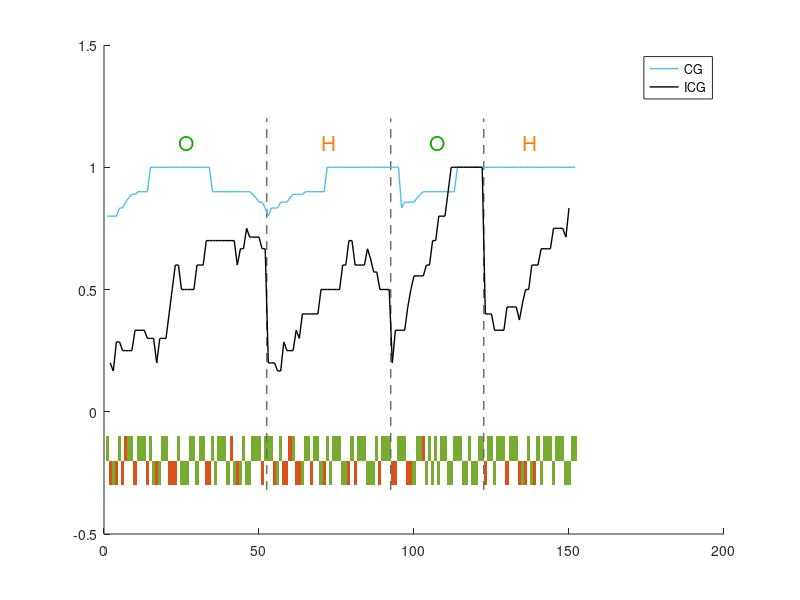

The MATLAB script that drew this image: (Note: this script raises an error after producing the figure.)
close all
clear all

cd 'C:\Users\BSNO\Desktop\Li_cognitive_flexibility\Codes\Fig1'
load('Fig1i_behavior_data.mat')

n_trial = size(outcome, 2);

congruency = double(congruency);
outcome = double(outcome);
choice_location = double(choice_location);

trial_index_ICG = find(congruency == 1);
trial_index_CG = find(congruency == 0);

trial_index_correct = find(outcome == 1);
trial_index_incorrect = find(outcome == 0);

trial_index_left = find(choice_location == 0);
trial_index_right = find(choice_location == 1);

n_session = size(session_index, 2);
switch_ICG_index = [];
for session = 1:(n_session-1)
    if session == 1
        switch_ICG_index(end+1) = size(intersect(cell2mat(session_index(session)), trial_index_ICG), 2) + 1;
    else
        switch_ICG_index(end+1) = switch_ICG_index(end) + size(intersect(cell2mat(session_index(session)), trial_index_ICG), 2);
    end
end

ICG_session_accuracy = [];
CG_session_accuracy = [];

Height_rule_color = [0.9883, 0.5, 0.0313];
Object_rule_color = [0.0664, 0.6758, 0.0078];

correct_color = [0.4660 0.6740 0.1880];
incorrect_color = [0.8500 0.3250 0.0980];

text_size = 15;

figure

for session = 2:size(switch_index,2)
    ICG_session_index = trial_index_ICG(find(switch_index(session-1) <= trial_index_ICG & trial_index_ICG < switch_index(session)));
    ICG_session_accuracy = [ICG_session_accuracy,movmean(outcome(ICG_session_index), 10)];

    CG_session_index = trial_index_CG(find(switch_index(session-1) <= trial_index_CG & trial_index_CG < switch_index(session)));
    CG_session_accuracy = [CG_session_accuracy,movmean(outcome(CG_session_index), 10)];

    start_trial_index = double(switch_index(session-1));
    end_trial_index = double(switch_index(session)-1);
    x = (start_trial_index+end_trial_index)/2;
    y = 1.1;
    if rule_session(session-1) == 0
        text(x, y ,'O','FontSize',text_size,'Color', Object_rule_color,'HorizontalAlignment','center')
    elseif rule_session(session-1) == 1
        text(x, y ,'H','FontSize',text_size,'Color', Height_rule_color,'HorizontalAlignment','center')
    end
    hold on
end

% last block
session = size(switch_index,2);

ICG_session_index = trial_index_ICG(find(trial_index_ICG >= switch_index(session)));
ICG_session_accuracy = [ICG_session_accuracy,movmean(outcome(ICG_session_index), 10)];

CG_session_index = trial_index_CG(find(trial_index_CG >= switch_index(session)));
CG_session_accuracy = [CG_session_accuracy,movmean(outcome(CG_session_index), 10)];

start_trial_index = double(switch_index(session));
end_trial_index = double(n_trial);
x = (start_trial_index+end_trial_index)/2;
y = 1.1;
if rule_session(session) == 0
    text(x, y ,'O','FontSize',text_size,'Color', Object_rule_color,'HorizontalAlignment','center')
elseif rule_session(session) == 1
    text(x, y ,'H','FontSize',text_size,'Color', Height_rule_color,'HorizontalAlignment','center')
end
hold on

% accuracy across all trials 
ICG_index_across = [trial_index_ICG(1):trial_index_ICG(end)];
CG_index_across = [trial_index_CG(1):trial_index_CG(end)];

ICG_accuracy_across = [ICG_session_accuracy(1)];
CG_accuracy_across = [CG_session_accuracy(1)];

for trial = 2:size(trial_index_ICG, 2)
    trial_index = trial_index_ICG(trial);
    pre_trial_index = trial_index_ICG(trial-1);
    index_diff = trial_index - pre_trial_index;
    if index_diff == 1
        ICG_accuracy_across(end+1) = ICG_session_accuracy(trial);
    elseif index_diff > 1
        for i = 1:(index_diff-1)
            ICG_accuracy_across(end+1) = ICG_session_accuracy(trial-1);
        end
        ICG_accuracy_across(end+1) = ICG_session_accuracy(trial);
    end
end

for trial = 2:size(trial_index_CG, 2)
    trial_index = trial_index_CG(trial);
    pre_trial_index = trial_index_CG(trial-1);
    index_diff = trial_index - pre_trial_index;
    if index_diff == 1
        CG_accuracy_across(end+1) = CG_session_accuracy(trial);
    elseif index_diff > 1
        for i = 1:(index_diff-1)
            CG_accuracy_across(end+1) = CG_session_accuracy(trial-1);
        end
        CG_accuracy_across(end+1) = CG_session_accuracy(trial);
    end
end


for session = 2:size(switch_index, 2)
    switch_index_session = switch_index(session);
    first_CG_index = trial_index_CG(find(trial_index_CG >= switch_index_session, 1));
    first_ICG_index = trial_index_ICG(find(trial_index_ICG >= switch_index_session, 1));
    if switch_index_session == first_CG_index
        for i = switch_index_session:(first_ICG_index-1)
            ICG_accuracy_across(i-trial_index_ICG(1)+1) = ICG_accuracy_across(first_ICG_index-trial_index_ICG(1)+1);
        end
    elseif switch_index_session == first_ICG_index
        for i = switch_index_session:(first_CG_index-1)
            CG_accuracy_across(i-trial_index_CG(1)+1) = CG_accuracy_across(first_CG_index-trial_index_CG(1)+1);
        end
    end
end

half_width = 0.5;

CG_correct_index = intersect(trial_index_CG, trial_index_correct);
for i = CG_correct_index
    i = double(i);
    x = [i-half_width i+half_width i+half_width i-half_width];
    y = [-0.2 -0.2 -0.1 -0.1];
    patch(x,y,correct_color,'EdgeColor','none')
    hold on
end

CG_incorrect_index = intersect(trial_index_CG, trial_index_incorrect);
for i = CG_incorrect_index
    i = double(i);
    x = [i-half_width i+half_width i+half_width i-half_width];
    y = [-0.2 -0.2 -0.1 -0.1];
    patch(x,y,incorrect_color,'EdgeColor','none')
    hold on
end

ICG_correct_index = intersect(trial_index_ICG, trial_index_correct);
for i = ICG_correct_index
    i = double(i);
    x = [i-half_width i+half_width i+half_width i-half_width];
    y = [-0.3 -0.3 -0.2 -0.2];
    patch(x,y,correct_color,'EdgeColor','none')
    hold on
end

ICG_incorrect_index = intersect(trial_index_ICG, trial_index_incorrect);
for i = ICG_incorrect_index
    i = double(i);
    x = [i-half_width i+half_width i+half_width i-half_width];
    y = [-0.3 -0.3 -0.2 -0.2];
    patch(x,y,incorrect_color,'EdgeColor','none')
    hold on
end

for index = switch_index(2:end)
    index = double(index);
    plot([index-0.5 index-0.5],[-0.32, 1.2],'Color',[0.4,0.4,0.4],'LineStyle','--', 'Linewidth', 1)
end

p1 = plot(CG_index_across, CG_accuracy_across, 'Color', [0.3010 0.7450 0.9330], 'LineWidth',1);
p2 = plot(ICG_index_across, ICG_accuracy_across, 'Color',[0 0 0], 'LineWidth',1);

lgd = legend([p1 p2],{'CG','ICG'},'Orientation','vertical');
lgd.ItemTokenSize = [10,5];
lgd.Location = 'northeastoutside';
lgd.FontSize = text_size;
lgd.Box = 'off';

text(-4, -0.15 ,'CG','FontSize',text_size,'HorizontalAlignment','right')
text(-4, -0.25 ,'ICG','FontSize',text_size,'HorizontalAlignment','right')

hold off
box off
xlabel('Trial number')
ylabel('Fraction correct')
xlim([-2 n_trial+2])
ylim([-0.32 1])
set(gca,'xtick',0:30:150,'xticklabel',{'0','30','60','90','120','150'})
yticks([0:0.2:1])
ax = gca;
ax.Clipping = "off";
ax.OuterPosition(4) = 0.9;
set(gca,'FontSize',text_size)
set(gca,'TickDir','out');

fig=gcf;
fig.Position(3:4)=[500,300];
